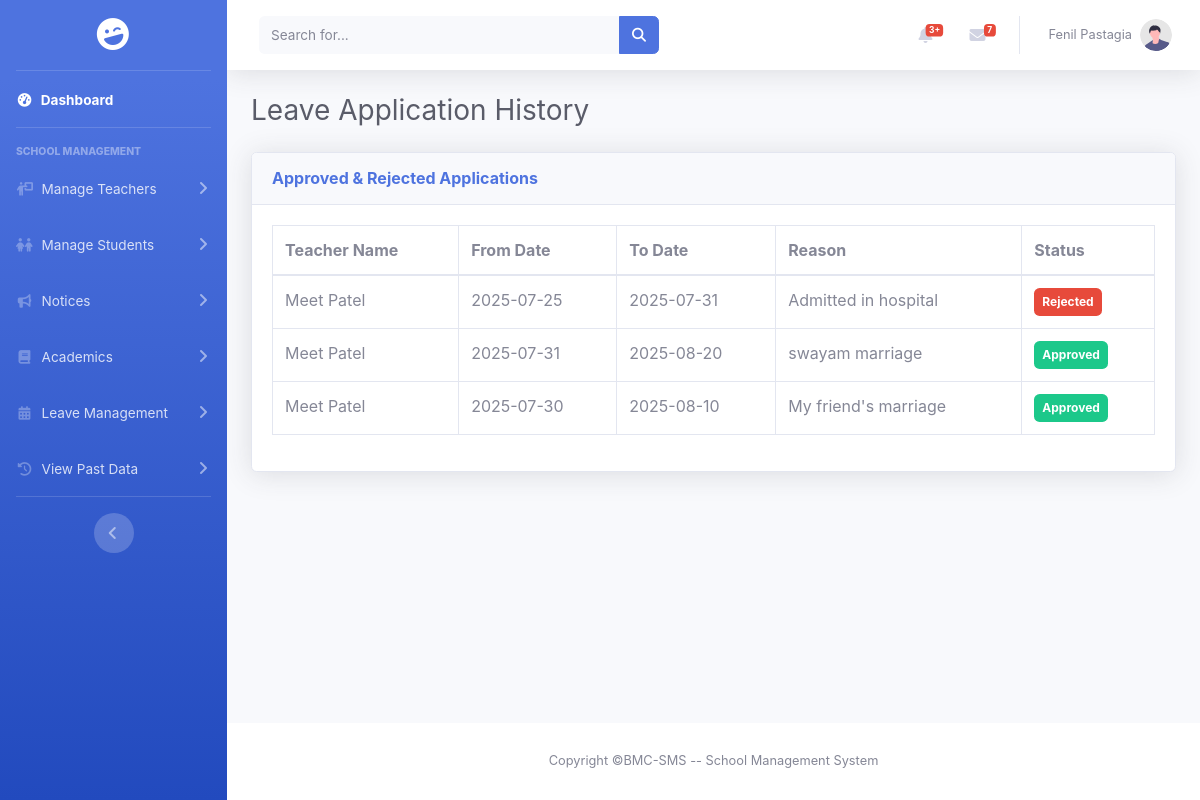
/pages/principal/principal_leave_history.php (signed in), run on an earlier commit of the app's database.
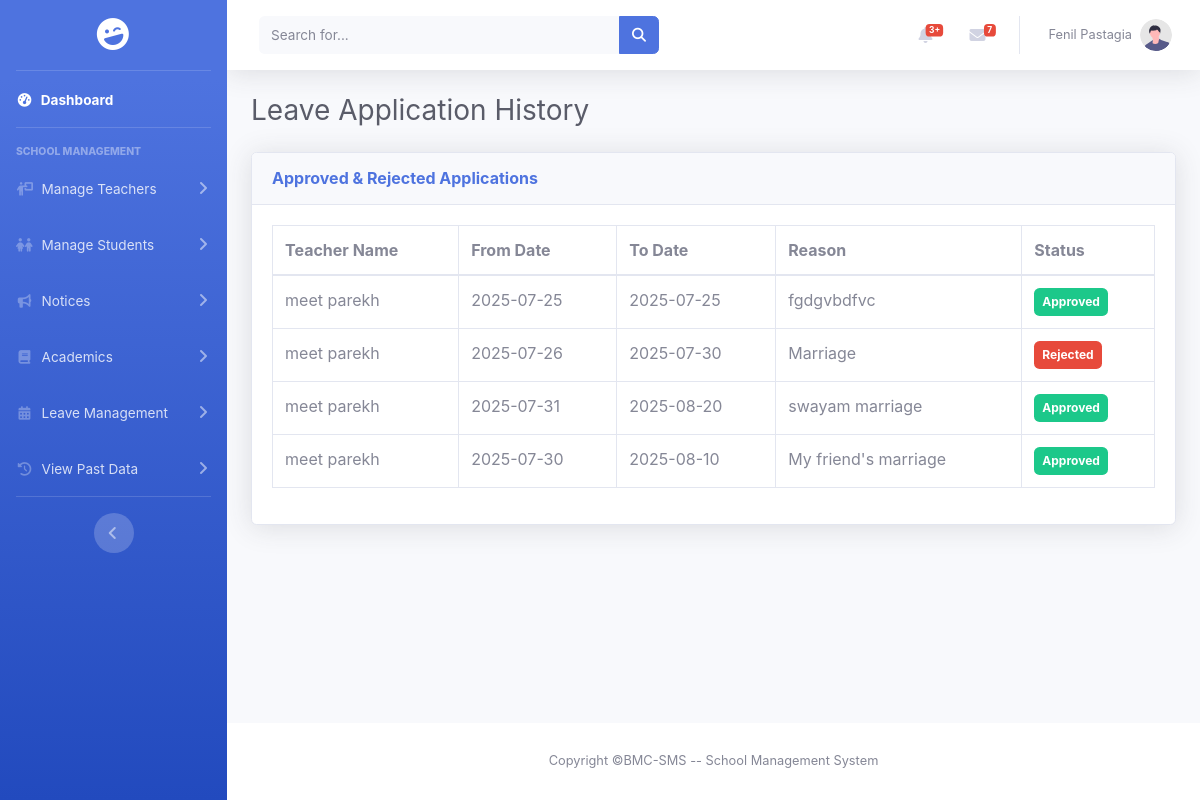
And on a later commit of the database.
### tables this page shows
CREATE TABLE `leave_applications` (
  `id` int(11) NOT NULL,
  `teacher_id` int(11) NOT NULL,
  `from_date` date NOT NULL,
  `to_date` date NOT NULL,
  `reason` text NOT NULL,
  `status` varchar(20) NOT NULL DEFAULT 'Pending',
  `applied_on` timestamp NOT NULL DEFAULT current_timestamp()
);

CREATE TABLE `teacher` (
  `id` int(11) NOT NULL,
  `teacher_image` varchar(255) DEFAULT NULL,
  `teacher_name` varchar(50) NOT NULL,
  `phone` varchar(10) NOT NULL,
  `school_id` int(11) NOT NULL,
  `dob` date NOT NULL,
  `gender` enum('Male','Female','Others') NOT NULL,
  `blood_group` enum('A+','A-','B+','B-','AB+','AB-','O+','O-') NOT NULL,
  `address` text DEFAULT NULL,
  `email` varchar(50) NOT NULL,
  `password` varchar(255) NOT NULL,
  `qualification` varchar(100) DEFAULT NULL,
  `subject` varchar(100) DEFAULT NULL,
  `language_known` varchar(100) DEFAULT NULL,
  `salary` int(11) DEFAULT NULL,
  `std` set('Nursery','Junior','Senior','1','2','3','4','5','6','7','8','9','10','11','12') DEFAULT NULL,
  `experience` varchar(10) DEFAULT NULL,
  `batch` enum('Morning','Evening') DEFAULT NULL,
  `class_teacher` tinyint(1) DEFAULT 0,
  `class_teacher_std` varchar(50) DEFAULT NULL
);

### encryption.php (called while the page is built, shortened)
<?php
function decrypt_id($encrypted)
{
    return openssl_decrypt($encrypted, ENCRYPTION_METHOD, ENCRYPTION_KEY, 0, ENCRYPTION_IV);
}

### pages/principal/principal_leave_history.php (the view, shortened to what this page needs)
<?php
include_once '../../encryption.php';
?>
<!DOCTYPE html>
<html lang="en">
<head>
    <link href="../../assets/css/sb-admin-2.min.css" rel="stylesheet">
    <link href="../../assets/vendor/fontawesome-free/css/all.min.css" rel="stylesheet">
    <link rel="stylesheet" href="../../assets/css/sidebar.css">
    <link rel="stylesheet" href="https://cdnjs.cloudflare.com/ajax/libs/font-awesome/6.5.2/css/all.min.css" />
    <link rel="stylesheet" href="../../assets/css/scrollbar_hidden.css">
</head>
<body id="page-top">
    <div id="wrapper">
        <?php include '../../includes/sidebar.php'; ?>
        <div id="content-wrapper" class="d-flex flex-column">
            <div id="content">
                <?php include '../../includes/header.php'; ?>
                <div class="container-fluid">
                    <h1 class="h3 mb-4 text-gray-800">Leave Application History</h1>
                    <div class="card shadow mb-4">
                        <div class="card-header py-3">
                            <h6 class="m-0 font-weight-bold text-primary">Approved & Rejected Applications</h6>
                        </div>
                        <div class="card-body">
                            <div class="table-responsive">
                                <table class="table table-bordered" width="100%" cellspacing="0">
                                    <thead>
                                        <tr>
                                            <th>Teacher Name</th>
                                            <th>From Date</th>
                                            <th>To Date</th>
                                            <th>Reason</th>
                                            <th>Status</th>
                                        </tr>
                                    </thead>
                                    <tbody>
                                        <?php
                                        $query = "SELECT t.teacher_name, l.from_date, l.to_date, l.reason, l.status
                                                  FROM leave_applications l
                                                  JOIN teacher t ON l.teacher_id = t.id
                                                  WHERE l.status IN ('Approved', 'Rejected')
                                                  ORDER BY l.applied_on DESC";
                                        $result = $conn->query($query);
                                        if ($result->num_rows > 0) {
                                            while ($row = $result->fetch_assoc()) {
                                                $status_color = ($row['status'] == 'Approved') ? 'success' : 'danger';
                                                echo "<tr>";
                                                echo "<td>" . htmlspecialchars($row['teacher_name']) . "</td>";
                                                echo "<td>" . htmlspecialchars($row['from_date']) . "</td>";
                                                echo "<td>" . htmlspecialchars($row['to_date']) . "</td>";
                                                echo "<td>" . htmlspecialchars($row['reason']) . "</td>";
                                                echo '<td><span class="badge badge-' . $status_color . ' p-2">' . htmlspecialchars($row['status']) . '</span></td>';
                                                echo "</tr>";
                                            }
                                        } else {
                                            echo '<tr><td colspan="5" class="text-center">No processed leave applications found.</td></tr>';
                                        }
                                        ?>
                                    </tbody>
                                </table>
                            </div>
                        </div>
                    </div>
                </div>
            </div>
            <?php include '../../includes/footer.php'; ?>
        </div>
    </div>
</body>
</html>

### includes/sidebar.php (shortened to what this page needs)
<?php
$role = null;
if (isset($_COOKIE['encrypted_user_role'])) {
    $role = decrypt_id($_COOKIE['encrypted_user_role']);
}
?>
<ul class="navbar-nav bg-gradient-primary sidebar sidebar-dark accordion" id="accordionSidebar">
    <a class="sidebar-brand d-flex align-items-center justify-content-center" href="<?php echo BASE_WEB_PATH; ?>dashboard.php">
        <div class="sidebar-brand-icon rotate-n-15">
            <i class="fas fa-laugh-wink"></i>
        </div>
    </a>
    <hr class="sidebar-divider my-0">
    <li class="nav-item active">
        <a class="nav-link" href="<?php echo BASE_WEB_PATH; ?>dashboard.php">
            <i class="fas fa-fw fa-tachometer-alt"></i>
            <span>Dashboard</span></a>
    </li>
    <hr class="sidebar-divider">
    <?php
    switch ($role) {
    ?>
        <?php
        case 'schooladmin':
        ?>
            <div class="sidebar-heading">School Management</div>
            <li class="nav-item">
                <a class="nav-link collapsed" href="#" data-toggle="collapse" data-target="#collapseTeacher">
                    <i class="fas fa-fw fa-person-chalkboard"></i>
                    <span>Manage Teachers</span>
                </a>
            </li>
            <li class="nav-item">
                <a class="nav-link collapsed" href="#" data-toggle="collapse" data-target="#collapseStudent">
                    <i class="fas fa-fw fa-children"></i>
                    <span>Manage Students</span>
                </a>
            </li>
            <li class="nav-item">
                <a class="nav-link collapsed" href="#" data-toggle="collapse" data-target="#collapseNotices">
                    <i class="fas fa-fw fa-bullhorn"></i>
                    <span>Notices</span>
                </a>
            </li>
            <li class="nav-item">
                <a class="nav-link collapsed" href="#" data-toggle="collapse" data-target="#collapseAcademics">
                    <i class="fas fa-fw fa-book"></i>
                    <span>Academics</span>
                </a>
            </li>
            <li class="nav-item">
                <a class="nav-link collapsed" href="#" data-toggle="collapse" data-target="#collapseLeaveManagement">
                    <i class="fas fa-fw fa-calendar-alt"></i>
                    <span>Leave Management</span>
                </a>
            </li>
            <li class="nav-item">
                <a class="nav-link collapsed" href="#" data-toggle="collapse" data-target="#collapsePastData">
                    <i class="fas fa-fw fa-history"></i>
                    <span>View Past Data</span>
                </a>
            </li>
        <?php
            break;
        ?>
    <?php
    }
    ?>
    <hr class="sidebar-divider d-none d-md-block">
    <div class="text-center d-none d-md-inline">
        <button class="rounded-circle border-0" id="sidebarToggle"></button>
    </div>
</ul>

### includes/header.php (shortened to what this page needs)
<?php
include_once $_SERVER['DOCUMENT_ROOT'] . '/BMC-SMS/encryption.php';
$userName = 'Guest';
$userProfileImage = BASE_WEB_PATH . 'assets/images/undraw_profile.svg';
$isLoggedIn = false;
if (isset($_COOKIE['encrypted_user_role'])) {
    $isLoggedIn = true;
    $user_role = decrypt_id($_COOKIE['encrypted_user_role']);
    if ($user_role === 'bmc') {
        $userName = 'BMC Admin';
    } else {
        if (isset($_COOKIE['encrypted_user_name'])) {
            $userName = decrypt_id($_COOKIE['encrypted_user_name']);
        }
    }
}
?>
<nav class="navbar navbar-expand navbar-light bg-white topbar mb-4 static-top shadow">
    <form class="d-none d-sm-inline-block form-inline mr-auto ml-md-3 my-2 my-md-0 mw-100 navbar-search">
        <div class="input-group">
            <input type="text" class="form-control bg-light border-0 small" placeholder="Search for..."
                aria-label="Search" aria-describedby="basic-addon2">
            <div class="input-group-append">
                <button class="btn btn-primary" type="button">
                    <i class="fas fa-search fa-sm"></i>
                </button>
            </div>
        </div>
    </form>
    <ul class="navbar-nav ml-auto">
        <li class="nav-item dropdown no-arrow mx-1">
            <a class="nav-link dropdown-toggle" href="#" id="alertsDropdown" role="button" data-toggle="dropdown"
                aria-haspopup="true" aria-expanded="false">
                <span class="badge badge-danger badge-counter">3+</span>
            </a>
        </li>
        <li class="nav-item dropdown no-arrow mx-1">
            <a class="nav-link dropdown-toggle" href="#" id="messagesDropdown" role="button" data-toggle="dropdown"
                aria-haspopup="true" aria-expanded="false">
                <i class="fas fa-envelope fa-fw"></i>
                <span class="badge badge-danger badge-counter">7</span>
            </a>
        </li>
        <?php if ($isLoggedIn): ?>
            <li class="nav-item dropdown no-arrow">
                <a class="nav-link dropdown-toggle" href="#" id="userDropdown" role="button" data-toggle="dropdown"
                    aria-haspopup="true" aria-expanded="false">
                    <span class="mr-2 d-none d-lg-inline text-gray-600 small"><?php echo htmlspecialchars($userName); ?></span>
                    <img class="img-profile rounded-circle"
                        src="<?php echo htmlspecialchars($userProfileImage); ?>"
                        onerror="this.src='<?php echo BASE_WEB_PATH; ?>assets/images/undraw_profile.svg';"
                        alt="Profile"
                        style="width: 32px; height: 32px; object-fit: cover;">
                </a>
            </li>
        <?php endif; ?>
    </ul>
</nav>

### includes/footer.php
<footer class="sticky-footer bg-white">
    <div class="container my-auto">
        <div class="copyright text-center my-auto">
            <span>Copyright &copy;BMC-SMS -- School Management System</span>
        </div>
    </div>
</footer>

### assets/css/sidebar.css (style rules this page uses)
#accordionSidebar { position: -webkit-sticky; position: sticky; top: 0; height: 100vh; }
@media (min-width: 768px) { #accordionSidebar { width: 280px !important; } }
@media (min-width: 768px) { #accordionSidebar .nav-item .nav-link { width: 100%; } }

### assets/css/scrollbar_hidden.css (style rules this page uses)
body { -ms-overflow-style: none; scrollbar-width: none; }

What changed in the data, as far as the page shows it:
added leave_applications: teacher.teacher_name "meet parekh", from_date "2025-07-25", to_date "2025-07-25", reason "fgdgvbdfvc", status "Approved"
changed leave_applications "Rejected": teacher.teacher_name "Meet Patel" → "meet parekh"; from_date "2025-07-25" → "2025-07-26"; to_date "2025-07-31" → "2025-07-30"; reason "Admitted in hospital" → "Marriage"
changed through a linked row, leave_applications "swayam marriage": teacher.teacher_name "Meet Patel" → "meet parekh"
changed through a linked row, leave_applications "My friend's marriage": teacher.teacher_name "Meet Patel" → "meet parekh"
